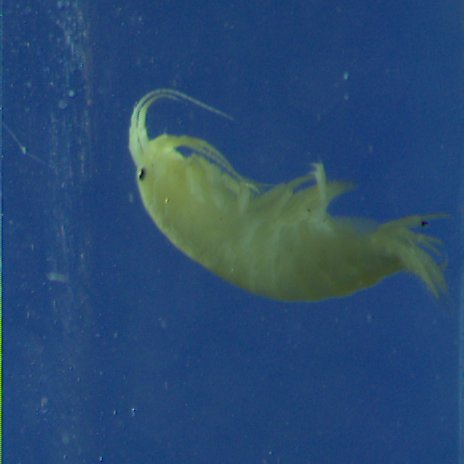
#> input picture 5/activity/assets/1_Gammar 2021_1_2021_06_03-13-19-23-879.PNG, 464 x 464 px
$ python 9.py
#> lines starting #> are read from the running program, lines starting #| are printed output that depends on the picture
#!/usr/bin/env python3
import cv2
img1 = cv2.imread('../assets/1_Gammar 2021_1_2021_06_03-13-19-23-879.PNG')
#> img1 is the input picture: shape (464, 464, 3); mean B, G, R 113.3, 74.5, 40.7
img2 = cv2.imread('../assets/2_Sphaer 2021_1_2021_06_03-11-22-54-852.PNG')
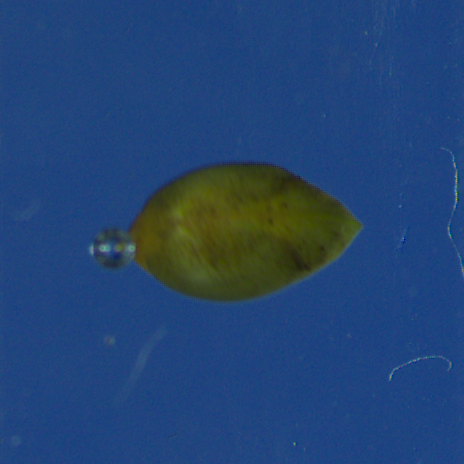
#> input picture 5/activity/assets/2_Sphaer 2021_1_2021_06_03-11-22-54-852.PNG, 464 x 464 px
#> img2 is the input picture: shape (464, 464, 3); mean B, G, R 114.6, 68.5, 35.3
img2_resized = cv2.resize(img2, (img1.shape[1], img1.shape[0]))

added = cv2.add(img1, img2_resized)
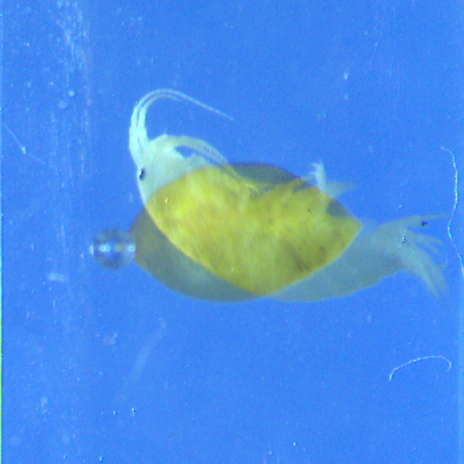
#> added: shape (464, 464, 3); mean B, G, R 227.7, 143, 76
subtracted = cv2.subtract(img1, img2_resized)
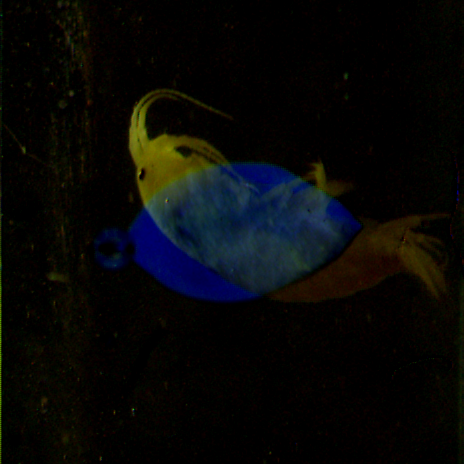
#> subtracted: shape (464, 464, 3); mean B, G, R 7.4, 7.9, 7.7

cv2.imshow('Added Image', added)
cv2.imshow('Subtracted Image', subtracted)
cv2.imwrite("added.png", added)
cv2.imwrite("subtracted.png", subtracted)

cv2.waitKey(0)
cv2.destroyAllWindows()
